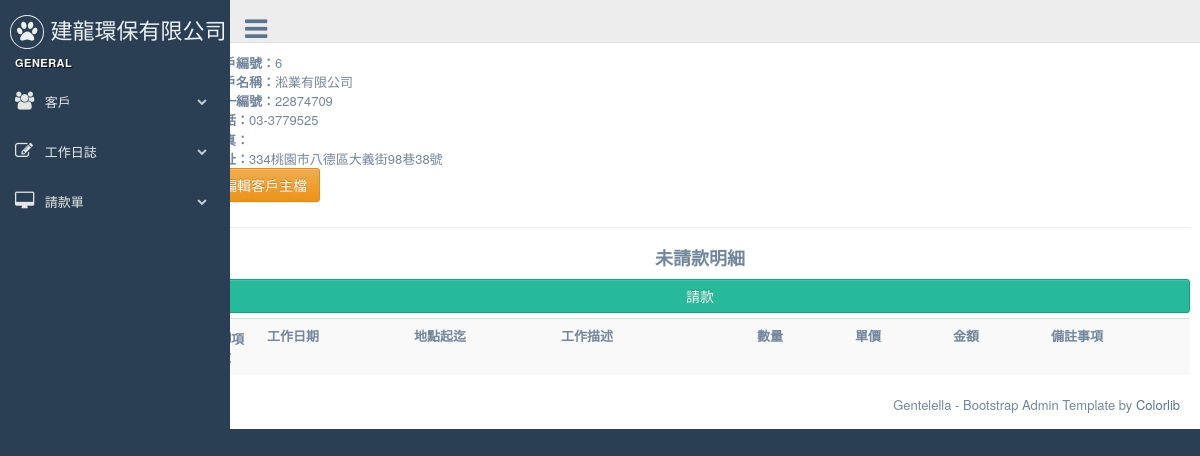
/customers/6/, run on the app's committed database.
### customers/models.py (models this page shows, shortened)
class Customer(models.Model):
    title = models.CharField(max_length=36, null=False, blank=False, verbose_name='客戶名稱')
    unikey = models.CharField(  max_length=12,null=True, blank=True, verbose_name='統一編號' )
    address = models.CharField( max_length=100, null=True, blank=True, verbose_name='地址')
    phone = models.CharField(max_length=20, null=True, blank=True, verbose_name='電話')
    faxno = models.CharField(max_length=20, null=True, blank=True, verbose_name='傳真')
    invalid = models.BooleanField(default=False, verbose_name='停用')
    create_at = models.DateTimeField(auto_now_add=True, auto_now =False)
    modify = models.DateTimeField(auto_now_add=False, auto_now =True)

### customers/views.py (the view)
# urls.py: url(r'^(?P<pk>\d+)/$', CustomerDetail.as_view( template_name ='customers/customer_detail.html'), name="customer_detail"  ),
class CustomerDetail(DetailView):
    model = Customer

### dailywork/models.py (called while the page is built)
	def norequest(self):
		return self.filter(payrequest=False , is_freecharge=False , invalid= False  )

	def get_queryset(self):
		return DailylogQueryset(self.model, using=self.db)

### templates/customers/customer_detail.html (shortened to what this page needs)
{% extends "base.html" %}
{% block content %}
<strong>客戶編號：</strong>{{ object.id }}<br>
<strong>客戶名稱：</strong>{{ object.title }}<br>
<strong>統一編號：</strong>{{ object.unikey }}<br>
<strong>電話：</strong>{{ object.phone }}<br>
<strong>傳真：</strong>{{ object.faxno }}<br>
<strong>地址：</strong>{{ object.address }}<br>
<a href="{{ instance.get_absolute_url }}edit" class="btn btn-warning" role="button">編輯客戶主檔</a>
<hr>
    <div align="center"  >
      <h2><strong>未請款明細</strong></h2>
    </div>
<form id="createform" action="" method="POST" onsubmit="return CreateOnSubmit({{ bill.id }})" >{% csrf_token %}
    <div >
      <button type="submit"  class="btn btn-success form-control">請款</button>
    </div>
  <table class="table table-striped" >
    <tr>
      <th width="5%"><input type="checkbox" value="核取方塊" id="CheckAll" />項次</th>
      <th width="15%">工作日期</th>
      <th width="15%">地點起迄</th>
      <th width="20%">工作描述</th>
      <th width="10%">數量</th>
      <th width="10%">單價</th>
      <th width="10%">金額</th>
      <th >備註事項</th>
    </tr>
  </table>
</form>
{% endblock content %}

### data on the page
Customer: id "6", title "淞業有限公司", unikey "22874709", phone "03-3779525", address "334桃園市八德區大義街98巷38號"
